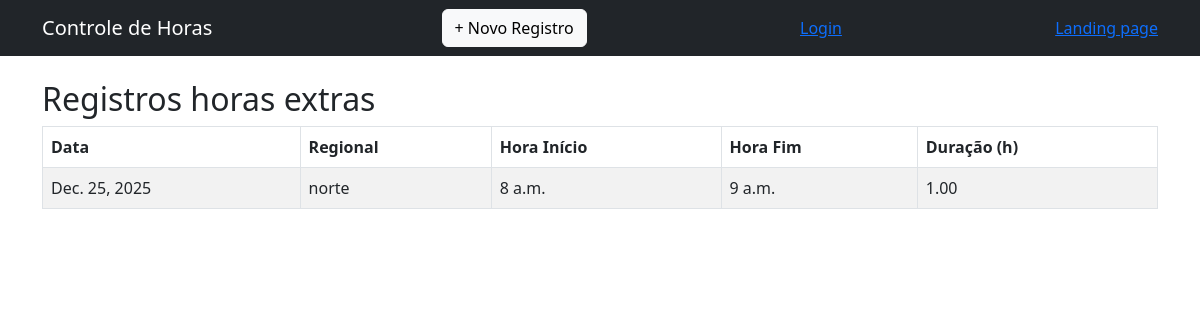
The app's page / (signed in) with its own data.
### core/models.py (models this page shows, shortened)
class RegistroHora(models.Model):
    regional = models.ForeignKey(Regional, on_delete=models.CASCADE)
    data = models.DateField()
    hora_inicio = models.TimeField()
    hora_fim = models.TimeField()
    def total_horas(self):
        delta = datetime.combine(self.data, self.hora_fim) - datetime.combine(self.data, self.hora_inicio)
        return delta.total_seconds() / 3600

class Regional(models.Model):
    nome = models.CharField(max_length=100)
    def __str__(self):
        return self.nome

### core/views.py (the view)
# urls.py: path('', views.lista_registros, name='lista_registros'),
@login_required
def lista_registros(request):
    registros = RegistroHora.objects.all()
    return render(request, 'core/lista_registros.html', {'registros': registros})

### core/Templates/core/lista_registros.html
{% extends 'core/inicio.html' %}
{% block content %}
<h2>Registros horas extras</h2>
<table class="table table-bordered table-striped">
    <thead>
        <tr>
            <th>Data</th>
            <th>Regional</th>
            <th>Hora Início</th>
            <th>Hora Fim</th>
            <th>Duração (h)</th>
        </tr>
    </thead>
    <tbody>
        {% for r in registros %}
        <tr>
            <td>{{ r.data }}</td>
            <td>{{ r.regional }}</td>
            <td>{{ r.hora_inicio }}</td>
            <td>{{ r.hora_fim }}</td>
            <td>{{ r.total_horas|floatformat:2 }}</td>
        </tr>
        {% empty %}
        <tr>
            <td colspan="5">Nenhum registro encontrado.</td>
        </tr>
        {% endfor %}
    </tbody>
</table>
{% endblock %}

### records on screen
RegistroHora: data "Dec. 25, 2025", regional "norte", hora_inicio "8 a.m.", hora_fim "9 a.m.", total_horas "1.00"
